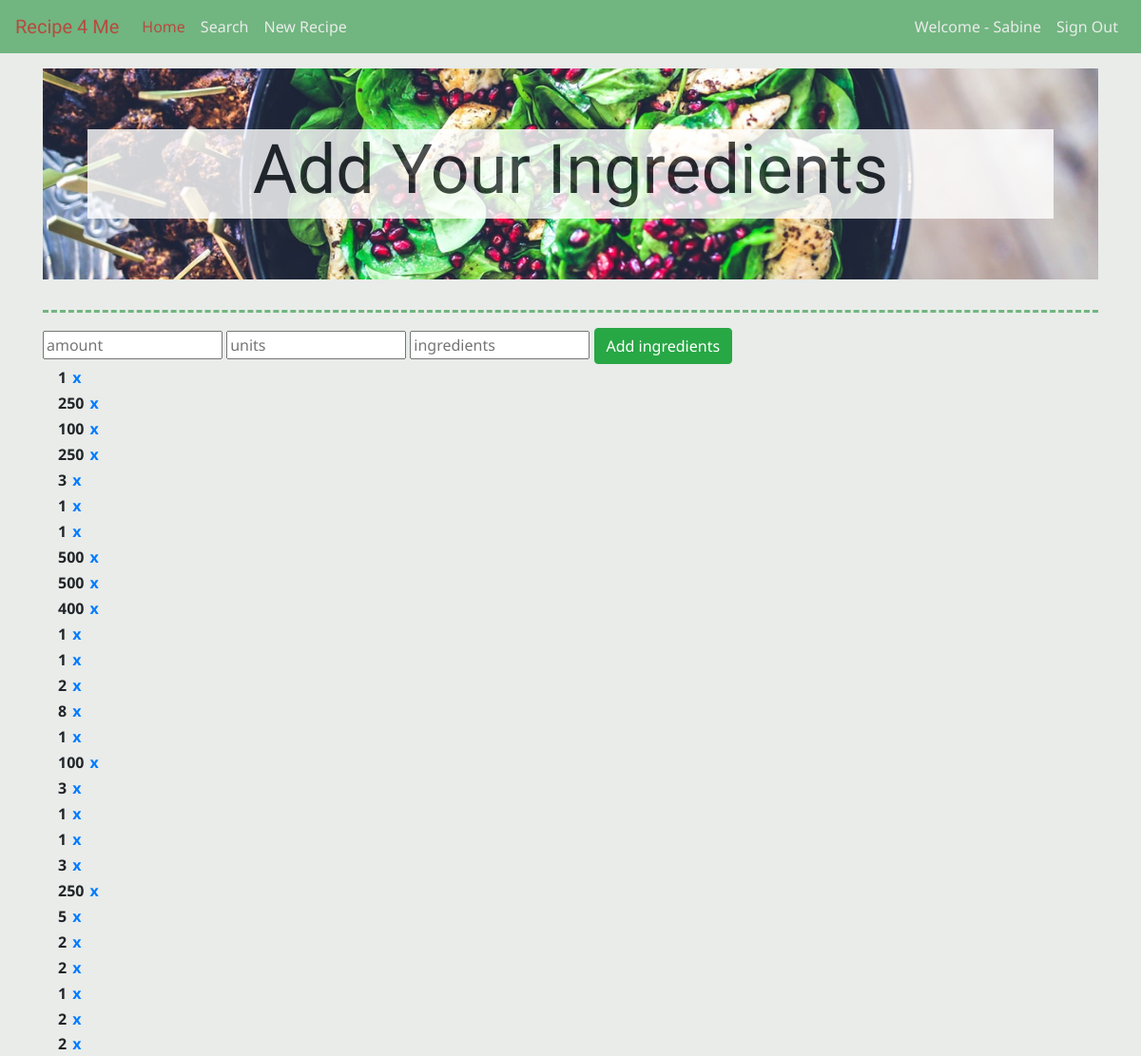
The app's page /addingredients.php (signed in) with its own data.
### tables this page shows
CREATE TABLE `users` (
  `userid` int(11) NOT NULL,
  `username` varchar(30) NOT NULL,
  `userlastname` varchar(30) NOT NULL,
  `useremail` varchar(60) NOT NULL,
  `userpass` varchar(255) NOT NULL
);

CREATE TABLE `amount_ingredients` (
  `idAmount` int(11) NOT NULL,
  `amount` int(55) NOT NULL,
  `unit` varchar(50) NOT NULL,
  `ingredient` varchar(100) NOT NULL,
  `fk_idUnits` int(11) DEFAULT NULL,
  `fk_idIngredients` int(11) DEFAULT NULL,
  `fk_idRecipe` int(11) DEFAULT NULL
);

### addingredients.php (the view, shortened to what this page needs)
<?php
require_once 'actions/dbconnect.php';
 $res=mysqli_query($conn, "SELECT * FROM users WHERE userid=".$_SESSION['user']);
 $userRow=mysqli_fetch_array($res, MYSQLI_ASSOC);
 ?>
<!doctype html>
<html lang="en">
  <head>
    <link rel="stylesheet" href="https://maxcdn.bootstrapcdn.com/bootstrap/4.0.0/css/bootstrap.min.css">
    <link rel="stylesheet" href="https://cdnjs.cloudflare.com/ajax/libs/font-awesome/4.7.0/css/font-awesome.min.css">
    <link rel="stylesheet" href="https://maxcdn.bootstrapcdn.com/font-awesome/4.7.0/css/font-awesome.min.css">
    <link rel="stylesheet" href="css/custom.css">
  </head>
  </head>
  <body>
    <nav class="navbar navbar-custom navbar-expand-md fixed-top">
      <a class="navbar-brand" href="index.php" id="brand_text">Recipe 4 Me</a>
      <div class="collapse navbar-collapse" id="navbarCollapse">
        <ul class="navbar-nav mr-auto">
          <li class="nav-item active">
            <a class="nav-link" href="home.php">Home</a>
          </li>
          <li class="nav-item">
            <a class="nav-link" href="filter.php">Search</a>
          </li>
          <li class="nav-item">
            <a class="nav-link" href="recipe_create.php">New Recipe<span class="sr-only">(current)</span></a>
          </li>
        </ul>
        <ul class="navbar-nav navbar-right">
          <li class="nav-item"><span class="nav-link">Welcome - <?php echo $userRow['username']; ?></span></li>
          <li class="nav-item"><a class="nav-link" href="logout.php?logout">Sign Out</a></li>
        </ul>
      </div>
    </nav>
<main role="main" class="container">
<div class='container-full-bg' style='background-image:url(img/header.jpg);'>
    <div class='container special'>
      <div class='jumbotron' id='jumbotron-bg-image'>
        <div class='container'>
          <div class='row'>
            <div class='col-s-12 col-md-12' id='bg_text'>
              <h1 class='display-3 text-center' id='brand_text'>Add Your Ingredients</h1>
            </div>
        </div>
      </div>
    </div>
  </div>
</div>
<div><hr class="style5 mt-4"></div>
<div>
    <form method="post" action="recipe.php" class="input_form">
        <input type="text" name="amount" class="ingredient_input" placeholder="amount">
        <input type="text" name="unit" class="unit_input" placeholder="units">
        <input type="text" name="ingredient" class="ingredient_input" placeholder="ingredients">
        <button type="submit" name="submit" id="add_btn" class="add_btn btn btn-success">Add ingredients</button>
    </form>
</div>
    <div class="container">
        <div class="row">
            <?php
          $sql = "SELECT * FROM amount_ingredients";
		  $result = $conn->query($sql);
          while($row = $result->fetch_assoc()) {
      echo
      "<div class='col-sm-3'>
        <table><th>".$row['amount']."</th><th> ".$row['unit']." </th>
            <th> ".$row['ingredient']."</th>
            <th><a href='recipe.php?del_ingredient=".$row['idAmount']."'>x</a></th>
        </div>
        ";
         } ?>
    	</div>
	</div>
</body>
</html>

### css/custom.css (style rules this page uses)
body { padding-top: 4.5rem; background: #E9ECE9; font-family: 'Noto Sans', sans-serif; height:100%;width:100%; }
#brand_text { font-family: 'Berkshire Swash', cursive; }
.navbar-custom { background-color: #71B580; }
.navbar-custom .navbar-brand, .navbar-custom .navbar-text { color: #B64B3F; }
.navbar-custom .navbar-nav .nav-link { color: #E9ECE9; }
.navbar-custom .nav-item.active .nav-link, .navbar-custom .nav-item:hover .nav-link { color: #B64B3F; }
hr.style5 { background-color: #E9ECE9; border-top: 3px dashed #71B580; }
#jumbotron-bg-image { background-color:inherit; }
.container-full-bg { width:100%;height:100%;max-width:100%;background-position:center;background-size:cover; }
.container-full-bg .container, .container-full-bg .container .jumbotron { height:100%;width:100%; }
#bg_text { background-color: white; opacity: 0.8; }

### records on screen
users: username "Sabine"
amount_ingredients: amount "1"
amount_ingredients: amount "250"
amount_ingredients: amount "100"
amount_ingredients: amount "250"
amount_ingredients: amount "3"
amount_ingredients: amount "1"
amount_ingredients: amount "1"
amount_ingredients: amount "500"
amount_ingredients: amount "500"
amount_ingredients: amount "400"
amount_ingredients: amount "1"
amount_ingredients: amount "1"
amount_ingredients: amount "2"
amount_ingredients: amount "8"
amount_ingredients: amount "1"
amount_ingredients: amount "100"
amount_ingredients: amount "3"
amount_ingredients: amount "1"
amount_ingredients: amount "1"
amount_ingredients: amount "3"
amount_ingredients: amount "250"
amount_ingredients: amount "5"
amount_ingredients: amount "2"
amount_ingredients: amount "2"
amount_ingredients: amount "1"
amount_ingredients: amount "2"
amount_ingredients: amount "2"
